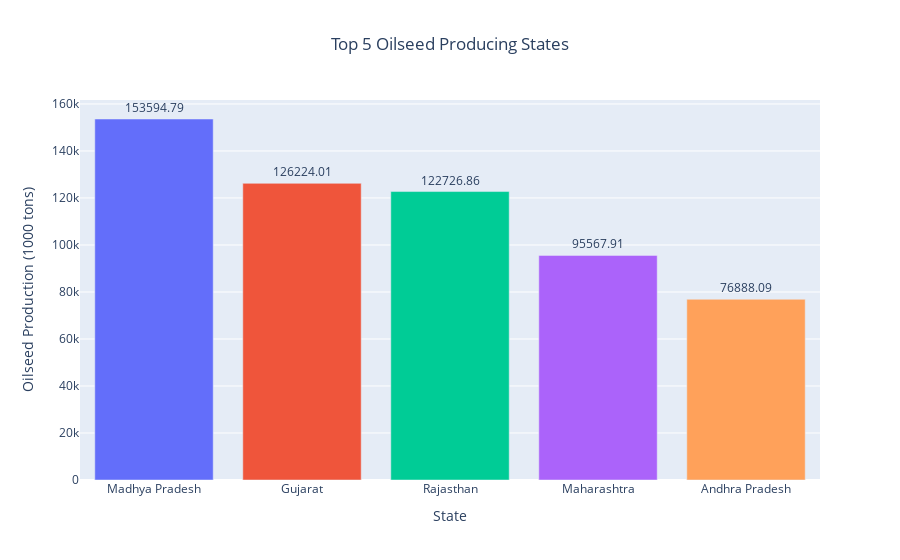

Notebook code cell kept with this figure:
### Code cell
#3. Oil seed production by top 5 states
import plotly.express as px

plt.figure(figsize=(8,5))
fig = px.bar(oilseed_state, x='State_Name', y='OILSEEDS_PRODUCTION_(1000_tons)',color='State_Name',text='OILSEEDS_PRODUCTION_(1000_tons)',
             title="Top 5 Oilseed Producing States")

fig.update_layout( xaxis_title='State', yaxis_title='Oilseed Production (1000 tons)', title_x=0.5, showlegend=False)
                  
fig.update_traces(textposition='outside') 
fig.show()

### Figure 1 — Plotly figure (JSON) as saved in the notebook; plotly's stock layout.template omitted (floating-point values rounded to 4 significant figures)
{"data": [{"hovertemplate": "State_Name=%{x}<br>OILSEEDS_PRODUCTION_(1000_tons)=%{text}<extra></extra>", "legendgroup": "Madhya Pradesh", "marker": {"color": "#636efa", "pattern": {"shape": ""}}, "name": "Madhya Pradesh", "orientation": "v", "showlegend": true, "text": [153600.0], "textposition": "outside", "type": "bar", "x": ["Madhya Pradesh"], "xaxis": "x", "y": [153600.0], "yaxis": "y"}, {"hovertemplate": "State_Name=%{x}<br>OILSEEDS_PRODUCTION_(1000_tons)=%{text}<extra></extra>", "legendgroup": "Gujarat", "marker": {"color": "#EF553B", "pattern": {"shape": ""}}, "name": "Gujarat", "orientation": "v", "showlegend": true, "text": [126200.0], "textposition": "outside", "type": "bar", "x": ["Gujarat"], "xaxis": "x", "y": [126200.0], "yaxis": "y"}, {"hovertemplate": "State_Name=%{x}<br>OILSEEDS_PRODUCTION_(1000_tons)=%{text}<extra></extra>", "legendgroup": "Rajasthan", "marker": {"color": "#00cc96", "pattern": {"shape": ""}}, "name": "Rajasthan", "orientation": "v", "showlegend": true, "text": [122700.0], "textposition": "outside", "type": "bar", "x": ["Rajasthan"], "xaxis": "x", "y": [122700.0], "yaxis": "y"}, {"hovertemplate": "State_Name=%{x}<br>OILSEEDS_PRODUCTION_(1000_tons)=%{text}<extra></extra>", "legendgroup": "Maharashtra", "marker": {"color": "#ab63fa", "pattern": {"shape": ""}}, "name": "Maharashtra", "orientation": "v", "showlegend": true, "text": [95570.0], "textposition": "outside", "type": "bar", "x": ["Maharashtra"], "xaxis": "x", "y": [95570.0], "yaxis": "y"}, {"hovertemplate": "State_Name=%{x}<br>OILSEEDS_PRODUCTION_(1000_tons)=%{text}<extra></extra>", "legendgroup": "Andhra Pradesh", "marker": {"color": "#FFA15A", "pattern": {"shape": ""}}, "name": "Andhra Pradesh", "orientation": "v", "showlegend": true, "text": [76890.0], "textposition": "outside", "type": "bar", "x": ["Andhra Pradesh"], "xaxis": "x", "y": [76890.0], "yaxis": "y"}], "layout": {"barmode": "relative", "legend": {"title": {"text": "State_Name"}, "tracegroupgap": 0}, "showlegend": false, "title": {"text": "Top 5 Oilseed Producing States", "x": 0.5}, "xaxis": {"anchor": "y", "categoryarray": ["Madhya Pradesh", "Gujarat", "Rajasthan", "Maharashtra", "Andhra Pradesh"], "categoryorder": "array", "domain": [0, 1], "title": {"text": "State"}}, "yaxis": {"anchor": "x", "domain": [0, 1], "title": {"text": "Oilseed Production (1000 tons)"}}}}
